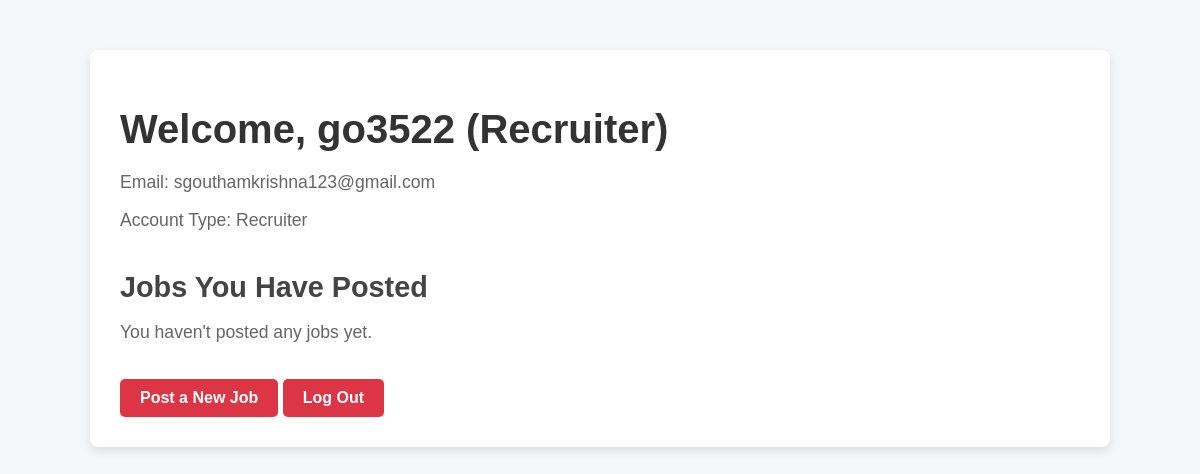
Before: /recruiter_profile (signed in) with the older database file.
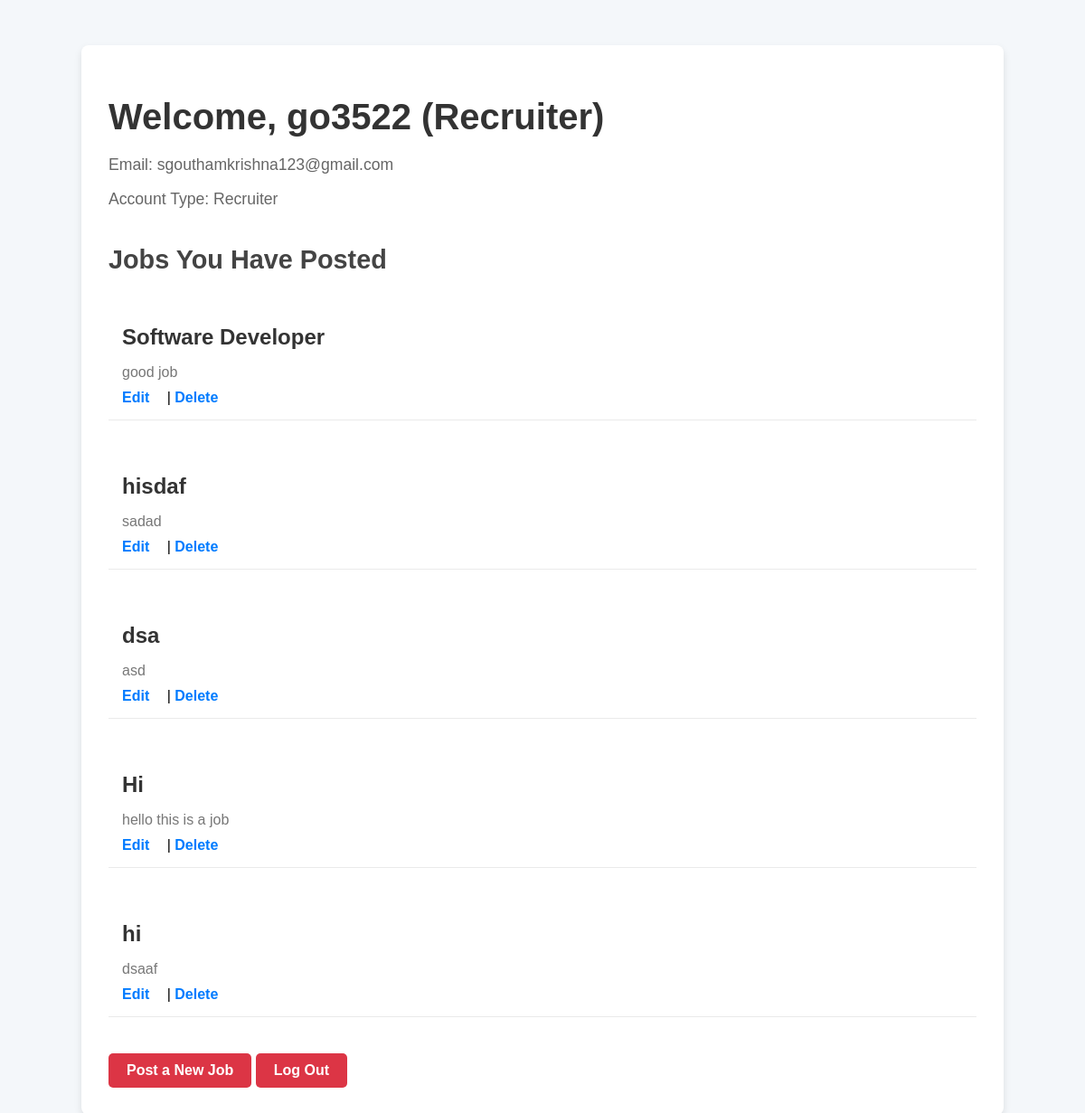
After: the same page with the newer database file.
### app.py (models this page shows)
class Job(db.Model):
    id = db.Column(db.Integer, primary_key=True)
    title = db.Column(db.String(200), nullable=False)
    description = db.Column(db.Text, nullable=False)
    recruiter_id = db.Column(db.Integer, db.ForeignKey('user.id'), nullable=False)
    recruiter_id = db.Column(db.Integer, db.ForeignKey('user.id'), nullable=False)

### app.py (the view)
@app.route('/recruiter_profile')
@login_required
def recruiter_profile():
    if current_user.is_recruiter:
        return render_template('recruiter_profile.html',current_user=current_user)
    else:
        flash('You need to be a recruiter to view this page.')
        return redirect(url_for('home'))

### app.py (called while the page is built)
@login_manager.user_loader
def load_user(user_id):
    return User.query.get(int(user_id))

### templates/recruiter_profile.html (shortened to what this page needs)
<!DOCTYPE html>
<html lang="en">
<head>
    <link rel="stylesheet" href="{{ url_for('static', filename='css/recruiter_profile.css') }}">
</head>
<body>
    <div class="profile-container">
        <h1>Welcome, {{ current_user.username }} (Recruiter)</h1>
        <div class="profile-info">
            <p>Email: {{ current_user.email }}</p>
            <p>Account Type: Recruiter</p>
        </div>
        <div class="posted-jobs">
            <h2>Jobs You Have Posted</h2>
            <ul>
                {% for job in current_user.jobs %}
                    <li>
                        <h3>{{ job.title }}</h3>
                        <p>{{ job.description }}</p>
                        <a href="{{ url_for('edit',id=job.id) }}">Edit</a> |
                        <a href="{{ url_for('delete',id=job.id)}}" onclick="return confirm('Are you sure you want to delete this job?')">Delete</a>
                    </li>
                {% else %}
                    <p>You haven't posted any jobs yet.</p>
                {% endfor %}
            </ul>
        </div>
        <a href="{{ url_for('jobs') }}" class="btn">Post a New Job</a>
        <a href="{{ url_for('logout') }}" class="btn">Log Out</a>
    </div>
</body>
</html>

Changed rows visible on the page:
added Job: title "Software Developer", description "good job"
added Job: title "hisdaf", description "sadad"
added Job: title "dsa", description "asd"
added Job: title "Hi", description "hello this is a job"
added Job: title "hi", description "dsaaf"
Other visible differences:
text no longer shown: "You haven't posted any jobs yet."
